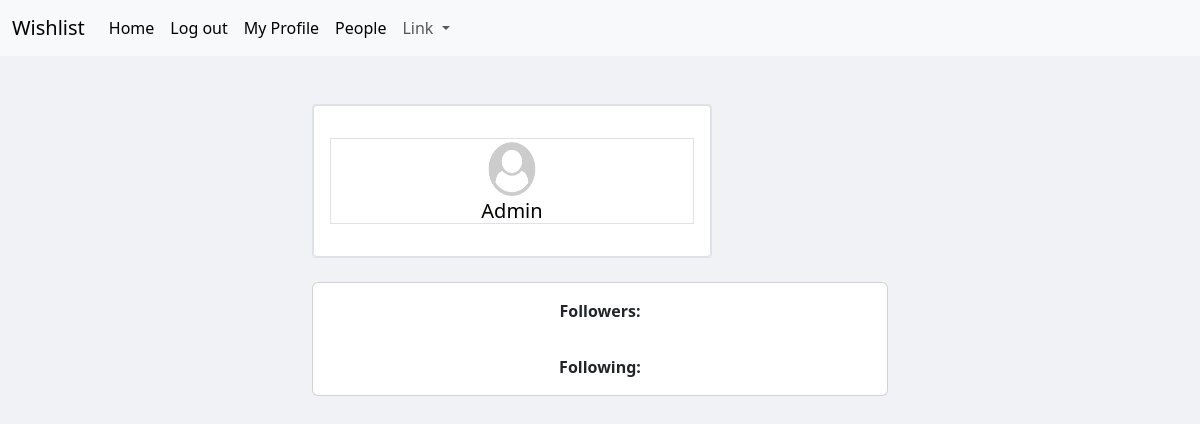
The app's page /people/ (signed in), older data.
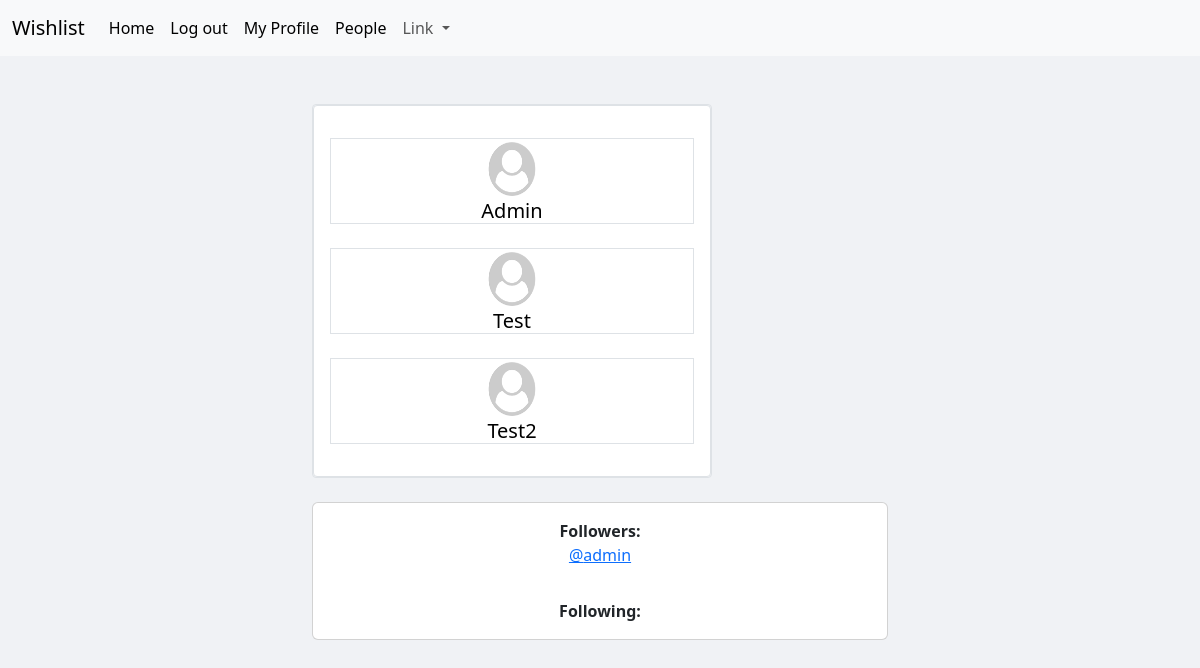
The same page, newer data.
### main/models.py (models this page shows, shortened)
class Profile(models.Model):
    user = models.OneToOneField(User, on_delete=models.CASCADE, related_name='profile')
    follows = models.ManyToManyField('self', related_name='followed_by', symmetrical=False, blank=True)
    image_field = models.ImageField(default='wishlist/images/profile_default.png', upload_to='wishlist/images/users_profile/')

### main/views.py (the view)
# urls.py: path('people/', views.people, name='people'),
@login_required(login_url='accounts:login')
def people(request):
    profile = request.user.profile
    persons = Profile.objects.exclude(user=request.user).prefetch_related('follows', 'followed_by')
    return render(request, 'main/people.html', {'persons': persons, 'profile': profile})

### main/templates/main/people.html (shortened to what this page needs)
{% extends 'base/layout.html' %}
{% block content %}
<br><br>
    {% if persons %}
    <div class="container text-center col-md-6 offset-md-3">
        <div class="list-group border rounded-1" style="max-width: 400px;">
                <div class="list-group-item list-group-item-action">
                    <br>
                    {% for person in persons %}
                        <a class="text-black link-offset-2 link-underline link-underline-opacity-0" href="{% url 'main:friend' person.user.username %}">
                            <div class="border align-items-center w-100">
                                <img src="{{ person.image_field.url }}" class="img-fluid rounded-circle" alt="profile_picture" style="width: 60px; height: 60px;">
                                <h5 class="card-title mx-auto">{{ person.user.username | title }}</h5>
                            </div>
                        </a>
                        <br>
                    {% endfor %}
                </div>
        </div>
        <br>
        {% if persons %}
        <div class="card">
            <div class="card-body">
                <strong>Followers:</strong><br>
                {% for person in persons %}
                    {% if person.user != request.user %}
                        {% if profile in person.follows.all %}
                            <a href="{% url 'main:friend' person.user.username %}">
                                @{{ person.user.username }}
                            </a>
                            <br>
                        {% endif %}
                    {% endif %}
                {% endfor %}
            </div>
            <div class="card-body">
                <strong>Following:</strong><br>
            </div>
        </div>
        <br><br><br><br>
    {% endif %}
    {% endif %}
    </div>
{% endblock %}

Row changes from the older to the newer data that the page shows:
now on one of the page's lists (row unchanged): Profile: user.username "admin"
added Profile: image_field (placeholder picture), user.username "Test"
added Profile: image_field (placeholder picture), user.username "Test2"
